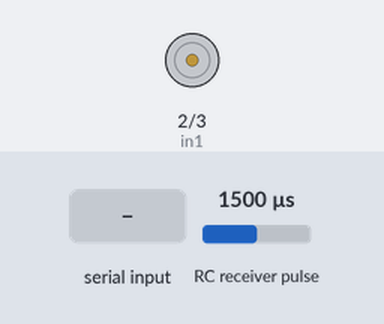
A sketch run on a simulated Arduino Uno, built with avr-gcc and run on an emulated ATmega328P. Shown: motor-driver pin pairs drawn as motors (green arrow = first pin HIGH = forward, orange = second pin HIGH = backward, longer = more drive, scaled by the enable pin). Wiring (inferred from the names in the program): RC receiver channel: data pin 6. Inputs (shaded band) come from the test bench; at power-on: RC receiver pulse 1500 µs. What the sketch prints to the serial monitor is not drawn.

Above: at 1.2 s.
1.3 s: "90,45\n" received over Serial
2.8 s: "30,150\n" received over Serial
Timing chart, 0 to 5.8 s (numbered marks = the images above; inputs shaded):
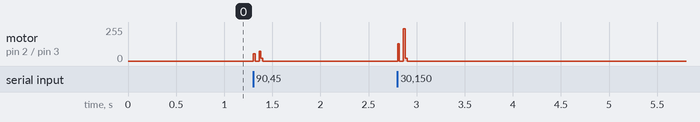

The sketch:

flysky_arduino_ros2_contro.ino.ino
```cpp
int in1 = 2;
int in2 = 3;
int enable1 = 5;  // pin with ~ symbol

int channel_2 = 6;  // pin with ~ symbol

void setup() {
  pinMode(channel_2, INPUT);
  pinMode(in1, OUTPUT);
  pinMode(in2, OUTPUT);
  pinMode(enable1, OUTPUT);
  Serial.begin(115200);
  Serial.print("start");
}

void loop() {
  int pwm = 0;
  int value_in = pulseIn(channel_2, HIGH, 25000);
  Serial.println(value_in);
  char chr= Serial.read();

  int value = (chr  - '0') > 10 || (chr  - '0') < 0? 0:(chr  - '0')*100;


  //Serial.println(value);
  if(value==0)
  {
      digitalWrite(in1, LOW);
      digitalWrite(in2, LOW);
      analogWrite(enable1, 0);
  }

  else if(value > 1530)
  {
      pwm = map(value, 1530, 2000, 0, 255);
      digitalWrite(in1, LOW);
      digitalWrite(in2, HIGH);
      analogWrite(enable1, pwm);
  }

  else if(value < 1460)
  {
      pwm = map(value, 1460, 1000, 0, 255);
      digitalWrite(in1, HIGH);
      digitalWrite(in2, LOW);
      analogWrite(enable1, pwm);
  }

  else
  {
      digitalWrite(in1, LOW);
      digitalWrite(in2, LOW);
      analogWrite(enable1, 0);
  }
  delay(10);
}
```
